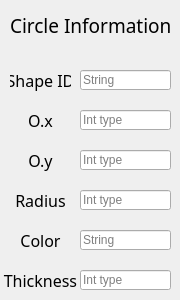
       <widget class="QWidget" name="tab_Circle">
        <attribute name="title">
         <string>Circle</string>
        </attribute>
        <widget class="QLabel" name="label">
         <property name="geometry">
          <rect>
           <x>10</x>
           <y>10</y>
           <width>161</width>
           <height>31</height>
          </rect>
         </property>
         <property name="font">
          <font>
           <family>Harrington</family>
           <pointsize>14</pointsize>
          </font>
         </property>
         <property name="text">
          <string>Circle Information</string>
         </property>
         <property name="alignment">
          <set>Qt::AlignLeading|Qt::AlignLeft|Qt::AlignVCenter</set>
         </property>
        </widget>
        <widget class="QLineEdit" name="lineEdit_OxCircle">
         <property name="geometry">
          <rect>
           <x>80</x>
           <y>110</y>
           <width>91</width>
           <height>20</height>
          </rect>
         </property>
         <property name="placeholderText">
          <string>Int type</string>
         </property>
         <property name="cursorMoveStyle">
          <enum>Qt::LogicalMoveStyle</enum>
         </property>
        </widget>
        <widget class="QLabel" name="label_2">
         <property name="geometry">
          <rect>
           <x>10</x>
           <y>110</y>
           <width>61</width>
           <height>21</height>
          </rect>
         </property>
         <property name="font">
          <font>
           <family>Harrington</family>
           <pointsize>12</pointsize>
          </font>
         </property>
         <property name="text">
          <string>O.x</string>
         </property>
         <property name="alignment">
          <set>Qt::AlignCenter</set>
         </property>
        </widget>
        <widget class="QLineEdit" name="lineEdit_OyCircle">
         <property name="geometry">
          <rect>
           <x>80</x>
           <y>150</y>
           <width>91</width>
           <height>20</height>
          </rect>
         </property>
         <property name="placeholderText">
          <string>Int type</string>
         </property>
        </widget>
        <widget class="QLabel" name="label_3">
         <property name="geometry">
          <rect>
           <x>10</x>
           <y>150</y>
           <width>61</width>
           <height>21</height>
          </rect>
         </property>
         <property name="font">
          <font>
           <family>Harrington</family>
           <pointsize>12</pointsize>
          </font>
         </property>
         <property name="text">
          <string>O.y</string>
         </property>
         <property name="alignment">
          <set>Qt::AlignCenter</set>
         </property>
        </widget>
        <widget class="QLineEdit" name="lineEdit_RadiusCircle">
         <property name="geometry">
          <rect>
           <x>80</x>
           <y>190</y>
           <width>91</width>
           <height>20</height>
          </rect>
         </property>
         <property name="placeholderText">
          <string>Int type</string>
         </property>
        </widget>
        <widget class="QLabel" name="label_4">
         <property name="geometry">
          <rect>
           <x>10</x>
           <y>190</y>
           <width>61</width>
           <height>21</height>
          </rect>
         </property>
         <property name="font">
          <font>
           <family>Harrington</family>
           <pointsize>12</pointsize>
          </font>
         </property>
         <property name="text">
          <string>Radius</string>
         </property>
         <property name="alignment">
          <set>Qt::AlignCenter</set>
         </property>
        </widget>
        <widget class="QLineEdit" name="lineEdit_ColorCircle">
         <property name="geometry">
          <rect>
           <x>80</x>
           <y>230</y>
           <width>91</width>
           <height>20</height>
          </rect>
         </property>
         <property name="toolTip">
          <string>red,black,green,blue,yellow,magenta</string>
         </property>
         <property name="statusTip">
          <string>sss</string>
         </property>
         <property name="placeholderText">
          <string>String</string>
         </property>
        </widget>
        <widget class="QLabel" name="label_5">
         <property name="geometry">
          <rect>
           <x>10</x>
           <y>230</y>
           <width>61</width>
           <height>21</height>
          </rect>
         </property>
         <property name="font">
          <font>
           <family>Harrington</family>
           <pointsize>12</pointsize>
          </font>
         </property>
         <property name="text">
          <string>Color</string>
         </property>
         <property name="alignment">
          <set>Qt::AlignCenter</set>
         </property>
        </widget>
        <widget class="QLineEdit" name="lineEdit_ThicknessCircle">
         <property name="geometry">
          <rect>
           <x>80</x>
           <y>270</y>
           <width>91</width>
           <height>20</height>
          </rect>
         </property>
         <property name="placeholderText">
          <string>Int type</string>
         </property>
        </widget>
        <widget class="QLabel" name="label_6">
         <property name="geometry">
          <rect>
           <x>0</x>
           <y>270</y>
           <width>81</width>
           <height>21</height>
          </rect>
         </property>
         <property name="font">
          <font>
           <family>Harrington</family>
           <pointsize>12</pointsize>
          </font>
         </property>
         <property name="text">
          <string>Thickness</string>
         </property>
         <property name="alignment">
          <set>Qt::AlignCenter</set>
         </property>
        </widget>
        <widget class="QLabel" name="label_7">
         <property name="geometry">
          <rect>
           <x>10</x>
           <y>70</y>
           <width>61</width>
           <height>21</height>
          </rect>
         </property>
         <property name="font">
          <font>
           <family>Harrington</family>
           <pointsize>12</pointsize>
          </font>
         </property>
         <property name="text">
          <string>Shape ID</string>
         </property>
         <property name="alignment">
          <set>Qt::AlignCenter</set>
         </property>
        </widget>
        <widget class="QLineEdit" name="lineEdit_IdCircle">
         <property name="geometry">
          <rect>
           <x>80</x>
           <y>70</y>
           <width>91</width>
           <height>20</height>
          </rect>
         </property>
         <property name="placeholderText">
          <string>String</string>
         </property>
         <property name="cursorMoveStyle">
          <enum>Qt::LogicalMoveStyle</enum>
         </property>
        </widget>
       </widget>
